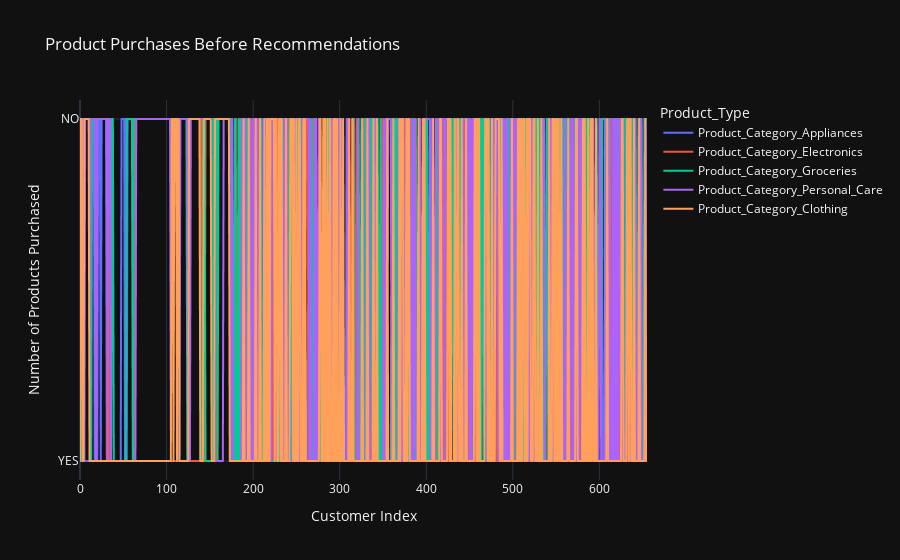

Here is the notebook cell this chart was saved with:
### Code cell
import plotly.express as px

# Reset the index to make it a column
df_reset = df.reset_index()

# Create two separate DataFrames: one for before and one for after purchases
df_before = df_reset.melt(id_vars=["index"], 
                          value_vars=[col for col in product_columns], 
                          var_name="Product_Type", 
                          value_name="Products_Purchased")

# Plot the "Before" product purchases
fig_before = px.line(
    df_before,
    x="index",
    y="Products_Purchased",
    color="Product_Type",
    title="Product Purchases Before Recommendations",
    labels={"index": "Customer Index", "Products_Purchased": "Number of Products Purchased"},
    template="plotly_dark",
)

# Plot the "After" product purchases

# Show both plots
fig_before.show()

### Figure 1 — Plotly figure (JSON) as saved in the notebook; plotly's stock layout.template omitted (floating-point values rounded to 4 significant figures; data arrays with more than 128 entries replaced by an {"elided": "..."} marker saying what was removed)
{"data": [{"hovertemplate": "Product_Type=Product_Category_Appliances<br>Customer Index=%{x}<br>Number of Products Purchased=%{y}<extra></extra>", "legendgroup": "Product_Category_Appliances", "line": {"color": "#636efa", "dash": "solid"}, "marker": {"symbol": "circle"}, "mode": "lines", "name": "Product_Category_Appliances", "showlegend": true, "type": "scattergl", "x": {"elided": "656 int values"}, "xaxis": "x", "y": {"elided": "656 str values"}, "yaxis": "y"}, {"hovertemplate": "Product_Type=Product_Category_Electronics<br>Customer Index=%{x}<br>Number of Products Purchased=%{y}<extra></extra>", "legendgroup": "Product_Category_Electronics", "line": {"color": "#EF553B", "dash": "solid"}, "marker": {"symbol": "circle"}, "mode": "lines", "name": "Product_Category_Electronics", "showlegend": true, "type": "scattergl", "x": {"elided": "656 int values"}, "xaxis": "x", "y": {"elided": "656 str values"}, "yaxis": "y"}, {"hovertemplate": "Product_Type=Product_Category_Groceries<br>Customer Index=%{x}<br>Number of Products Purchased=%{y}<extra></extra>", "legendgroup": "Product_Category_Groceries", "line": {"color": "#00cc96", "dash": "solid"}, "marker": {"symbol": "circle"}, "mode": "lines", "name": "Product_Category_Groceries", "showlegend": true, "type": "scattergl", "x": {"elided": "656 int values"}, "xaxis": "x", "y": {"elided": "656 str values"}, "yaxis": "y"}, {"hovertemplate": "Product_Type=Product_Category_Personal_Care<br>Customer Index=%{x}<br>Number of Products Purchased=%{y}<extra></extra>", "legendgroup": "Product_Category_Personal_Care", "line": {"color": "#ab63fa", "dash": "solid"}, "marker": {"symbol": "circle"}, "mode": "lines", "name": "Product_Category_Personal_Care", "showlegend": true, "type": "scattergl", "x": {"elided": "656 int values"}, "xaxis": "x", "y": {"elided": "656 str values"}, "yaxis": "y"}, {"hovertemplate": "Product_Type=Product_Category_Clothing<br>Customer Index=%{x}<br>Number of Products Purchased=%{y}<extra></extra>", "legendgroup": "Product_Category_Clothing", "line": {"color": "#FFA15A", "dash": "solid"}, "marker": {"symbol": "circle"}, "mode": "lines", "name": "Product_Category_Clothing", "showlegend": true, "type": "scattergl", "x": {"elided": "656 int values"}, "xaxis": "x", "y": {"elided": "656 str values"}, "yaxis": "y"}], "layout": {"legend": {"title": {"text": "Product_Type"}, "tracegroupgap": 0}, "title": {"text": "Product Purchases Before Recommendations"}, "xaxis": {"anchor": "y", "domain": [0, 1], "title": {"text": "Customer Index"}}, "yaxis": {"anchor": "x", "domain": [0, 1], "title": {"text": "Number of Products Purchased"}}}}
